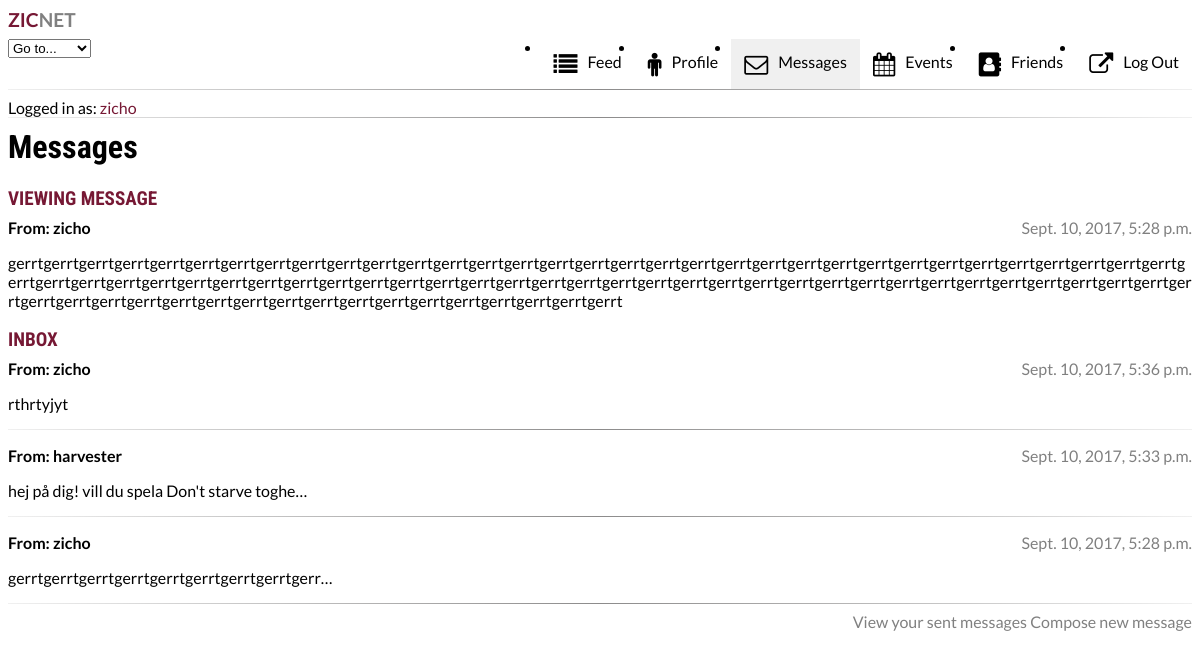
/messages/87/ (signed in), run on the app's committed database.
### users/models.py (models this page shows)
class private_message(models.Model):
    sender = models.ForeignKey(User, related_name="sender")
    recipient = models.ForeignKey(User, related_name="recipient")
    body = models.TextField(max_length=420)
    send_date = models.DateTimeField(default = timezone.now)
    unread = models.BooleanField(default=True)

### zicNet/views.py (the view)
# urls.py: url(r'^messages/(?P<id>[0-9]+)/$', view_message),
@login_required(login_url='/login/')
def view_message(request, id):
    try:
        messages = private_message.objects.all().filter(recipient=request.user).order_by('-send_date')
        active_message =  private_message.objects.get(id=id)
        private_message.objects.filter(id=id).update(unread=False)
        page = request.GET.get('page', 1)
        paginator = Paginator(messages, 5)
        try:
            messages = paginator.page(page)
        except PageNotAnInteger:
            messages = paginator.page(1)
        except EmptyPage:
            messages = paginator.page(paginator.num_pages)
        return render(request, 'messages.html', {'messages' : messages, 'active_message' : active_message})
    except:
        return render(request, 'messages.html')

### users/context_processors.py (called while the page is built)
def unread_messages_check(request):
    if request.user.is_authenticated():
        unread_messages = private_message.objects.all().filter(recipient=request.user).filter(unread=True)
        js_unread_messages = json.dumps(len(unread_messages))
        return {'unread_messages': unread_messages, 'js_data' : js_unread_messages}
    else:
        return {'unread_messages': 0, 'js_data' : 0}

### templates/messages.html (shortened to what this page needs)
{% extends "base.html" %}
{% load static %}
{% block content %}
{% if messages %}
    <h1 id="top_banner">Messages</h2>
	<div class="column column_left" style="word-wrap: break-word; margin-bottom: -32px;">
    <h2 class="red">Viewing message</h2>
<p style="float:left"><strong>From: {{ active_message.sender }}</strong></p>
     <p class="gray" style="float: right">{{ active_message.send_date }}</p>
<p style="clear: both;">{{ active_message.body }}</p><br>
</div>
	<div class="column">
	      <h2 class="red">Inbox</h2>
{% for message in messages %}
	 <a href="/messages/{{ message.id }}">
     <p class="black" style="float:left"><strong>{% if message.unread %}<span class="red">(NEW) </span>{% endif %} From: {{ message.sender }}</strong></p>
     <p class="gray" style="float: right">{{ message.send_date }}</p>
     <p class="black" style="clear: both;">{{ message.body|truncatechars:45 }}</p>
     </a>
	 <hr style="margin-bottom: 0"\>
{% endfor %}
                  <div class="stamp" style="margin-top: 8px">
             <span style="float: right">
              <a href="default.asp">View your sent messages</a>
              <a href="/messages/new">Compose new message</a>
              </span>
          </div><!- STAMP ENDS HERE -!>
		  </div>
{% else %}
<center><h3 style="margin-top: 80px">You have not received any messages yet :(<br \>Why don't you <a style="font-size: 100%; font-family: 'Roboto Condensed';" href="/messages/new/">send one</a> instead?</h3></center>
{% endif %}
{% endblock %}

### templates/base.html (shortened to what this page needs)
{% block head %}
{% load static %}
<html>
<head>
  <link rel="stylesheet" type="text/css" href="{% static 'css/styles.css' %}">
  <link rel="stylesheet" href="https://cdnjs.cloudflare.com/ajax/libs/font-awesome/4.7.0/css/font-awesome.min.css">
</head>
{% endblock %}
{% block container %}
<div id="container">
{% block menu %}
<div id="header">
      <div id="logo">
        <h2 class="znet-banner"><a title="Go to front page" href="/"><span class="red">zic</span>Net</a></h2>
      </div>
      <div id="menu">
        <nav id="menu_nav">
          <ul id="menu_main">
            <li id="menu_logout" style="float:right"><a href="/logout"><i class="fa fa-external-link"></i>Log Out</a></li>
            <li id="menu_friends" style="float:right"><a href="#home"><i class="fa fa-address-book"></i>Friends</a></li>
            <li id="menu_events" style="float:right"><a href="#profile"><i class="fa fa-calendar"></i>Events</a></li>
            <li id="menu_messages" style="float:right"><a href="/messages"><i class="fa fa-envelope-o"></i>Messages</a></li>
            <li id="menu_profile" style="float:right"><a href="/profile"><i class="fa fa-male black"></i>Profile</a></li>
            <li id="menu_feed" style="float:right"><a href="/feed"><i class="fa fa-list"></i>Feed</a></li>
          </ul>
        </nav>
      </div>
      <div id="infostrip">
      <hr id="infobar-top">
        <span id="infobar_userinfo">Logged in as: <span class="red" style="font-size: 100%">{{ user.get_username }}</span></span>
        <hr id="infobar-bottom">
      </div>
    </div>
{% endblock %}
<div id="content">
{% block content %}{% endblock %}
</div><!- CONTAINER ENDS HERE -!>
</body>
</html>
{% endblock %}

### static/css/styles.css (style rules this page uses)
html { overflow-y: scroll; }
a { color: gray; text-decoration: none; }
h1 { font-family: 'Roboto Condensed'; font-size: 250%; }
h2 { font-family: 'Roboto Condensed'; margin-bottom: -8px; text-transform: uppercase; font-size: 120%; }
a, p, span { font-family: 'Lato', sans-serif; }
hr { border: 0; height: 1px; background-image: -webkit-linear-gradient(left, #f0f0f0, #8c8b8b, #f0f0f0); background-image: -moz-linear-gradient(left, #f0f0f0, #8c8b8b, #f0f0f0); background-image: -ms-linear-gradient(left, #f0f0f0, #8c8b8b, #f0f0f0); background-image: -o-linear-gradient(left, #f0f0f0, #8c8b8b, #f0f0f0); margin-top: 0px; }
.gray { color: gray; }
.black { color: black; }
.red { color: #761834; }
.active { float: right; color: black; background-color:#f0f0f0; border-bottom-left-radius: 0; border-bottom-right-radius: 0; }
#logo { color: black; text-decoration: none; }
#top_banner { font-size: 200%; margin-top: 16px; text-transform: none; }
#menu { height: 50px; width: 100%; }
#menu a:not(#logo) { font-family: 'Lato', sans-serif; padding: 13px; border-radius: 2px; text-decoration: none; }
#menu a:not(.active):not(#logo) { display: inline; float: right; color: black; transition: background 0.2s }
#menu i { font-size: 24px; vertical-align: middle; margin-right: 10px; }
#content { margin-top: -6px; margin-bottom: -12px; }

### data on the page
private_message: sender "zicho", send_date "Sept. 10, 2017, 5:28 p.m.", body "gerrtgerrtgerrtgerrtgerrtgerrtgerrtgerrtgerrtgerrtgerrtgerrtgerrtgerrtgerrtgerrtgerrtgerrtgerrtgerrtgerrtgerrtgerrtgerrtgerrtgerrtgerrtgerrtgerrtgerrtgerrtgerrtgerrtgerrtgerrtgerrtgerrtgerrtgerrtgerrtgerrtgerrtgerrtgerrtgerrtgerrtgerrtgerrtgerrtgerrtgerrtgerrtgerrtgerrtgerrtgerrtgerrtgerrtgerrtgerrtgerrtgerrtgerrtgerrtgerrtgerrtgerrtgerrtgerrtgerrtgerrtgerrtgerrtgerrtgerrtgerrtgerrtgerrtgerrtgerrtgerrtgerrtgerrtgerrt", body "gerrtgerrtgerrtgerrtgerrtgerrtgerrtgerrtgerr…"
private_message: sender "zicho", send_date "Sept. 10, 2017, 5:36 p.m.", body "rthrtyjyt"
private_message: sender "harvester", send_date "Sept. 10, 2017, 5:33 p.m.", body "hej på dig! vill du spela Don't starve toghe…"

### other printed values
{{ user.get_username }} "zicho"
